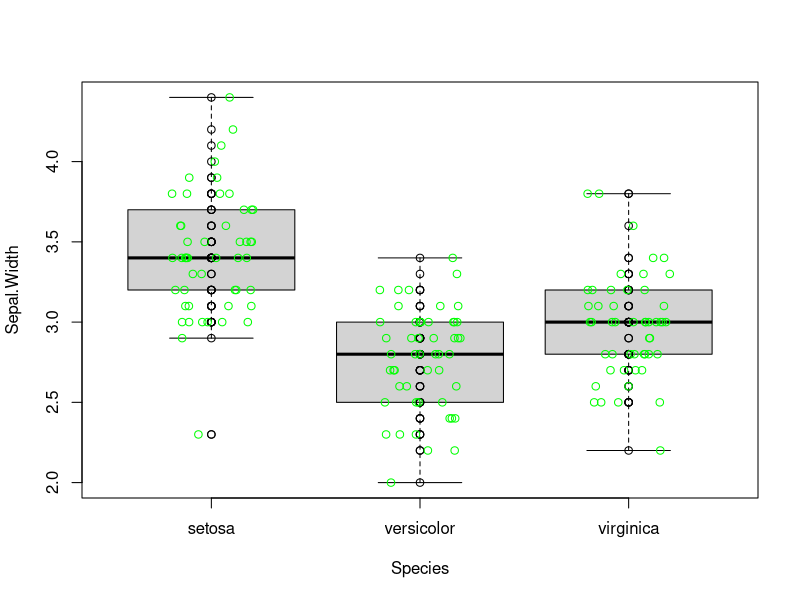
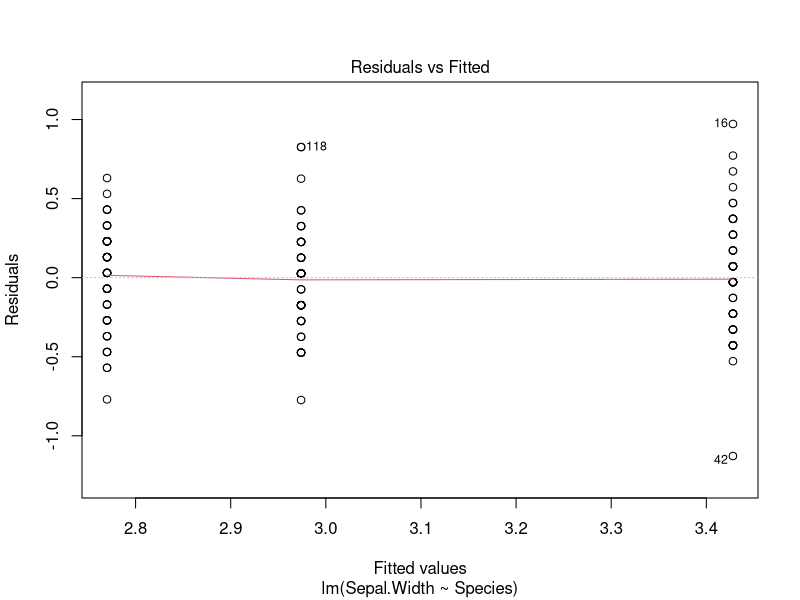
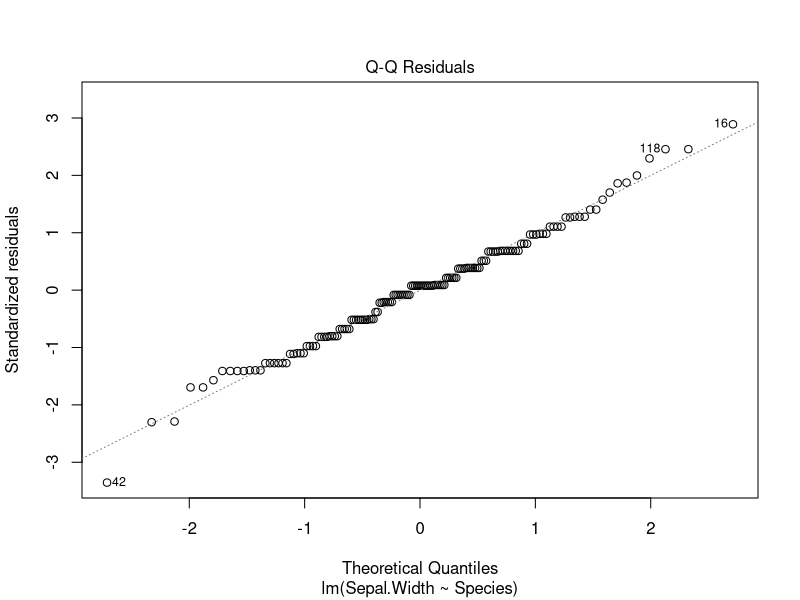
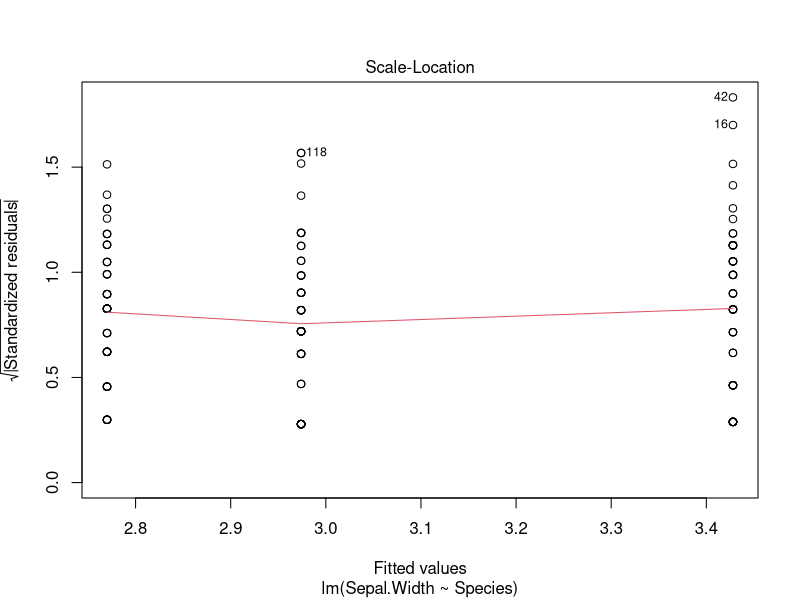
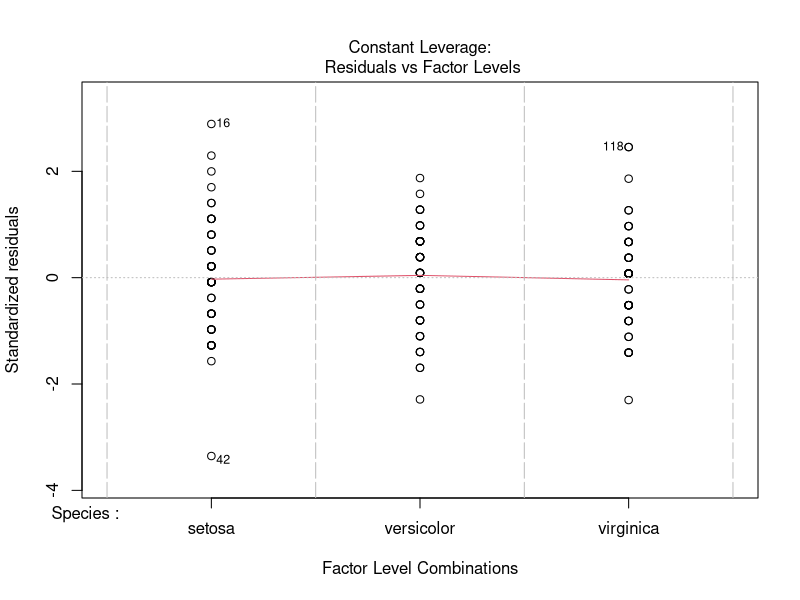

Write R code to recreate these figures, in order.
## ---- chunk 1
attach(iris)
head(iris)
table(Species)
sapply(split(Sepal.Width, Species), summary)
boxplot(formula= Sepal.Width ~ Species)
points(Species, Sepal.Width)
is.factor(Species)
points(jitter(as.numeric(Species)), Sepal.Width, col="green")
## ---- chunk 2
theModelfit = lm(Sepal.Width ~ Species)
theModelfit
theAnova = anova(object=theModelfit)
theAnova
## ---- chunk 3
names(theModelfit)
plot(theModelfit)
str(theAnova)
